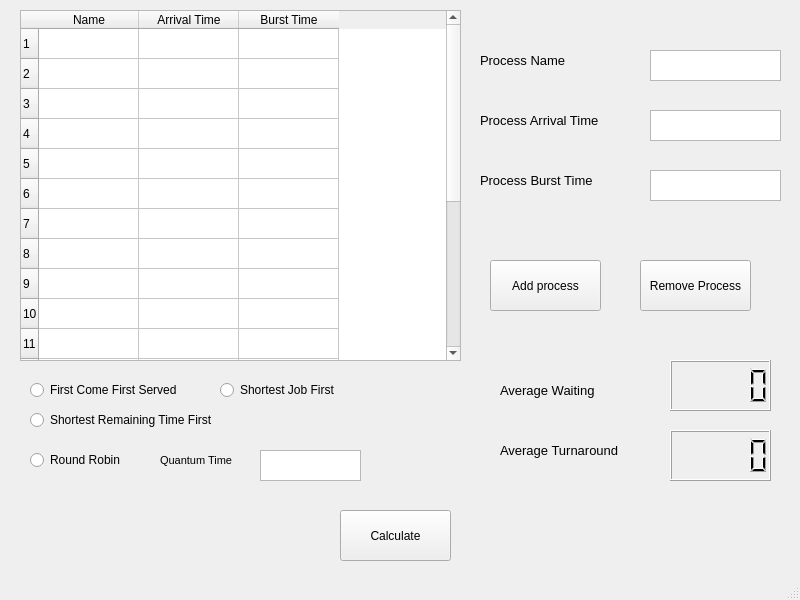
<?xml version="1.0" encoding="UTF-8"?>
<ui version="4.0">
 <class>MainWindow</class>
 <widget class="QMainWindow" name="MainWindow">
  <property name="geometry">
   <rect>
    <x>0</x>
    <y>0</y>
    <width>800</width>
    <height>600</height>
   </rect>
  </property>
  <property name="windowTitle">
   <string>MainWindow</string>
  </property>
  <widget class="QWidget" name="centralwidget">
   <widget class="QLCDNumber" name="lcdNumber">
    <property name="geometry">
     <rect>
      <x>670</x>
      <y>430</y>
      <width>101</width>
      <height>51</height>
     </rect>
    </property>
   </widget>
   <widget class="QLCDNumber" name="lcdNumber_2">
    <property name="geometry">
     <rect>
      <x>670</x>
      <y>360</y>
      <width>101</width>
      <height>51</height>
     </rect>
    </property>
   </widget>
   <widget class="QLabel" name="label">
    <property name="geometry">
     <rect>
      <x>500</x>
      <y>430</y>
      <width>161</width>
      <height>41</height>
     </rect>
    </property>
    <property name="font">
     <font>
      <pointsize>10</pointsize>
     </font>
    </property>
    <property name="text">
     <string>Average Turnaround </string>
    </property>
   </widget>
   <widget class="QLabel" name="label_2">
    <property name="geometry">
     <rect>
      <x>500</x>
      <y>370</y>
      <width>161</width>
      <height>41</height>
     </rect>
    </property>
    <property name="font">
     <font>
      <pointsize>10</pointsize>
     </font>
    </property>
    <property name="text">
     <string>Average Waiting</string>
    </property>
   </widget>
   <widget class="QLabel" name="label_3">
    <property name="geometry">
     <rect>
      <x>480</x>
      <y>40</y>
      <width>161</width>
      <height>41</height>
     </rect>
    </property>
    <property name="font">
     <font>
      <pointsize>10</pointsize>
     </font>
    </property>
    <property name="text">
     <string>Process Name</string>
    </property>
   </widget>
   <widget class="QLabel" name="label_4">
    <property name="geometry">
     <rect>
      <x>480</x>
      <y>160</y>
      <width>161</width>
      <height>41</height>
     </rect>
    </property>
    <property name="font">
     <font>
      <pointsize>10</pointsize>
     </font>
    </property>
    <property name="text">
     <string>Process Burst Time</string>
    </property>
   </widget>
   <widget class="QLabel" name="label_5">
    <property name="geometry">
     <rect>
      <x>480</x>
      <y>100</y>
      <width>161</width>
      <height>41</height>
     </rect>
    </property>
    <property name="font">
     <font>
      <pointsize>10</pointsize>
     </font>
    </property>
    <property name="text">
     <string>Process Arrival Time</string>
    </property>
   </widget>
   <widget class="QPushButton" name="addBtn">
    <property name="geometry">
     <rect>
      <x>490</x>
      <y>260</y>
      <width>111</width>
      <height>51</height>
     </rect>
    </property>
    <property name="text">
     <string>Add process</string>
    </property>
   </widget>
   <widget class="QPushButton" name="removeBtn">
    <property name="geometry">
     <rect>
      <x>640</x>
      <y>260</y>
      <width>111</width>
      <height>51</height>
     </rect>
    </property>
    <property name="text">
     <string>Remove Process</string>
    </property>
   </widget>
   <widget class="QTextEdit" name="processNameText">
    <property name="geometry">
     <rect>
      <x>650</x>
      <y>50</y>
      <width>131</width>
      <height>31</height>
     </rect>
    </property>
   </widget>
   <widget class="QTextEdit" name="arrivalTimeText">
    <property name="geometry">
     <rect>
      <x>650</x>
      <y>110</y>
      <width>131</width>
      <height>31</height>
     </rect>
    </property>
   </widget>
   <widget class="QTextEdit" name="BurstTimeText">
    <property name="geometry">
     <rect>
      <x>650</x>
      <y>170</y>
      <width>131</width>
      <height>31</height>
     </rect>
    </property>
   </widget>
   <widget class="QTextEdit" name="quantum_time">
    <property name="geometry">
     <rect>
      <x>260</x>
      <y>450</y>
      <width>101</width>
      <height>31</height>
     </rect>
    </property>
   </widget>
   <widget class="QPushButton" name="calculateBtn">
    <property name="geometry">
     <rect>
      <x>340</x>
      <y>510</y>
      <width>111</width>
      <height>51</height>
     </rect>
    </property>
    <property name="text">
     <string>Calculate</string>
    </property>
   </widget>
   <widget class="QRadioButton" name="FCFS_btn">
    <property name="geometry">
     <rect>
      <x>30</x>
      <y>380</y>
      <width>161</width>
      <height>20</height>
     </rect>
    </property>
    <property name="text">
     <string>First Come First Served</string>
    </property>
   </widget>
   <widget class="QRadioButton" name="SJF_btn">
    <property name="geometry">
     <rect>
      <x>220</x>
      <y>380</y>
      <width>161</width>
      <height>20</height>
     </rect>
    </property>
    <property name="text">
     <string>Shortest Job First</string>
    </property>
   </widget>
   <widget class="QRadioButton" name="SRTF_btn">
    <property name="geometry">
     <rect>
      <x>30</x>
      <y>410</y>
      <width>211</width>
      <height>20</height>
     </rect>
    </property>
    <property name="text">
     <string>Shortest Remaining Time First</string>
    </property>
   </widget>
   <widget class="QRadioButton" name="RR_btn">
    <property name="geometry">
     <rect>
      <x>30</x>
      <y>450</y>
      <width>211</width>
      <height>20</height>
     </rect>
    </property>
    <property name="text">
     <string>Round Robin</string>
    </property>
   </widget>
   <widget class="QLabel" name="QT_text">
    <property name="geometry">
     <rect>
      <x>160</x>
      <y>440</y>
      <width>91</width>
      <height>41</height>
     </rect>
    </property>
    <property name="font">
     <font>
      <pointsize>8</pointsize>
     </font>
    </property>
    <property name="text">
     <string>Quantum Time</string>
    </property>
   </widget>
   <widget class="QTableWidget" name="processesTable">
    <property name="geometry">
     <rect>
      <x>20</x>
      <y>10</y>
      <width>441</width>
      <height>351</height>
     </rect>
    </property>
    <property name="rowCount">
     <number>20</number>
    </property>
    <property name="columnCount">
     <number>3</number>
    </property>
    <row/>
    <row/>
    <row/>
    <row/>
    <row/>
    <row/>
    <row/>
    <row/>
    <row/>
    <row/>
    <row/>
    <row/>
    <row/>
    <row/>
    <row/>
    <row/>
    <row/>
    <row/>
    <row/>
    <row/>
    <column>
     <property name="text">
      <string>Name</string>
     </property>
    </column>
    <column>
     <property name="text">
      <string>Arrival Time</string>
     </property>
    </column>
    <column>
     <property name="text">
      <string>Burst Time</string>
     </property>
    </column>
   </widget>
  </widget>
  <widget class="QMenuBar" name="menubar">
   <property name="geometry">
    <rect>
     <x>0</x>
     <y>0</y>
     <width>800</width>
     <height>26</height>
    </rect>
   </property>
  </widget>
  <widget class="QStatusBar" name="statusbar"/>
 </widget>
 <resources/>
 <connections/>
</ui>
